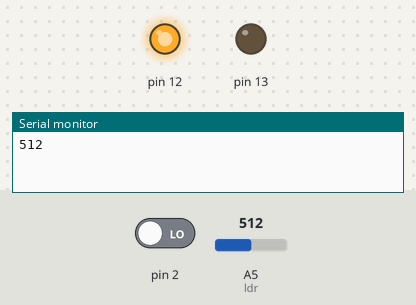
Recording of a sketch running on a simulated Arduino Uno, built with avr-gcc and run on an emulated ATmega328P. Shown: output pins drawn as LEDs (lit = HIGH), the last lines printed to the serial monitor. Inputs (shaded band) come from the test bench; at power-on: A5 (ldr) = 512, pin 2 LOW.

Above: at 1.9 s.
2.0 s: A5 (ldr) set to 112
3.5 s: A5 (ldr) set to 91
At 5.3 s:
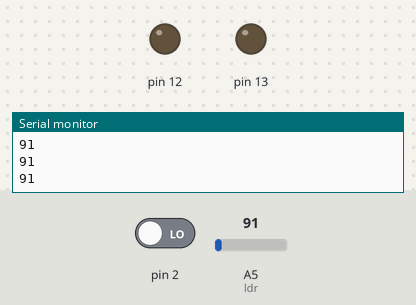
5.9 s: pin 2 driven HIGH
At 6.6 s:
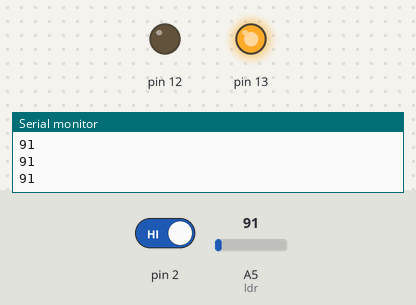
7.4 s: A5 (ldr) set to 110
At 9.2 s:
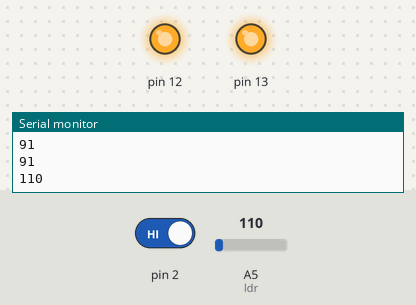
9.5 s: A5 (ldr) set to 90
At 11.1 s:
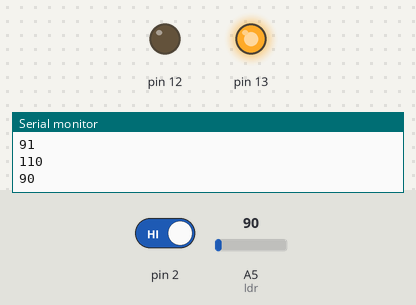
11.6 s: A5 (ldr) set to 122
At 12.7 s:
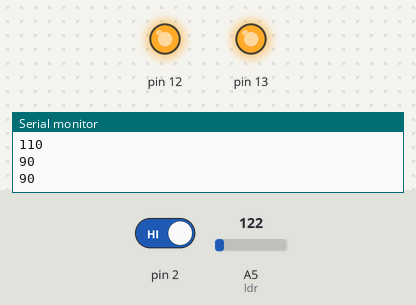
Timing chart, 0 to 14.6 s (numbered marks = the images above; inputs shaded):
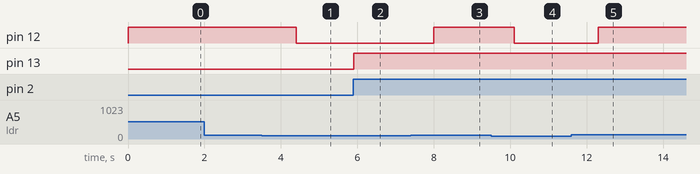

The sketch:

sketch_sep30a.ino
```cpp
const int ldr = A5;
int ldrvalor = 0;
void setup()
{
  Serial.begin(9600);
  pinMode(13, OUTPUT);
  pinMode(12, OUTPUT);
  pinMode(2, INPUT);
  pinMode(ldr, INPUT);


}

void loop()
{
 if(digitalRead(2) == HIGH){
    digitalWrite(13, HIGH);
   delay(1000);
 }else{
   digitalWrite(13, LOW);
 }
  ///////////////////////////////
  ldrvalor = analogRead(ldr);
  if(ldrvalor > 100){
    digitalWrite(12, HIGH);
    delay(1000);
  }
  else{
    digitalWrite(12, LOW);
  }
  Serial.println(ldrvalor);
 delay(100);
 }
```

Measured:
- the behaviour switches between 101 and 100 on A5 (ldr) (found by bisection; images 0 and 1)
- after the input at 3.5 s, pin 12: HIGH → LOW after 0.90 s
- after the input at 5.9 s, pin 13: LOW → HIGH at once
- after the input at 7.4 s, pin 12: LOW → HIGH after 0.61 s
- after the input at 9.5 s, pin 12: HIGH → LOW after 0.61 s
- after the input at 11.6 s, pin 12: LOW → HIGH after 0.71 s
